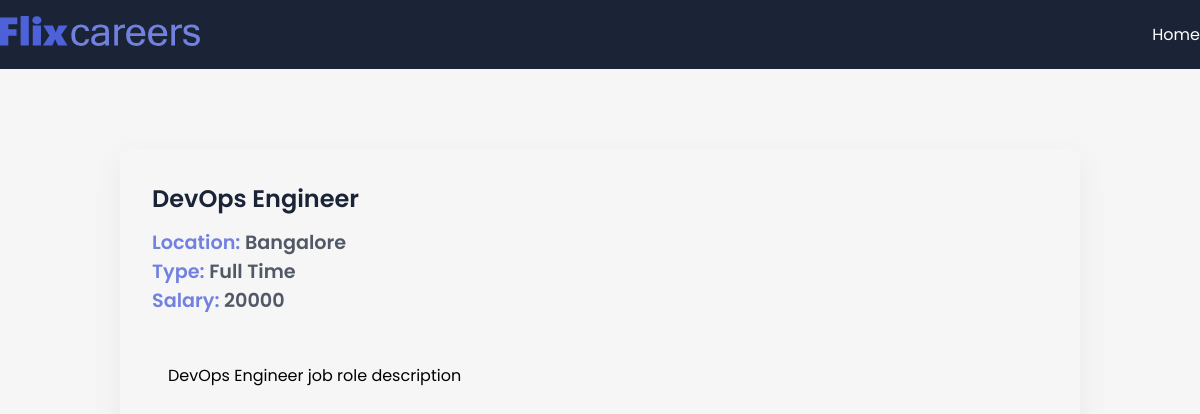
The page /job/3 on the database its author committed.
### app_1/models.py (models this page shows, shortened)
class JobPost(models.Model):
    JOB_TYPE_CHOICES = [
        ('Full Time', 'Full Time'),
        ('Part Time', 'Part Time'),
    ]
    title = models.CharField(max_length= 200)
    description = models.TextField()
    date = models.DateTimeField(auto_now_add=True)
    expiry = models.DateField(null=True)
    salary = models.IntegerField()
    slug = models.SlugField(null=True, max_length= 40, unique = True)
    location = models.OneToOneField(Location, on_delete= models.CASCADE, null=True)
    author = models.ForeignKey(Author, on_delete=  models.CASCADE, null=True)
    skills = models.ManyToManyField(Skills)
    type = models.CharField(max_length=100, null=False, choices=JOB_TYPE_CHOICES)

class Location(models.Model):
    street = models.CharField(max_length= 50)
    city = models.CharField(max_length= 50)
    state = models.CharField(max_length= 50)
    country = models.CharField(max_length= 50)
    zip = models.CharField(max_length= 50)

### app_1/views.py (the view)
# urls.py: path('job/<int:id>',views.job_detail_page, name="jobs_detail"),
def job_detail_page(request,id):
    print(id)
    print(request)
    try:
        if id == 0:
            return redirect(reverse('jobs_home'))
        job = JobPost.objects.get(id=id)
        context = {"job": job}
        return render(request,'app_1/job_detail_page.html', context)
    except:
        return HttpResponseNotFound("Page Not Found")

### app_1/templates/app_1/job_detail_page.html (shortened to what this page needs)
{% extends "base.html" %}
{% block content %}
  <section>
    <div class="container">
      <div class="view-post">
        <h1 class="jobtitle">
          {{ job.title }}
        </h1>
        <p class="location it">Location: <span>{{job.location.city}}</span></p>
        <p class="status it">Type: <span>{{job.type}}</span></p>
        <p class="budget it">Salary: <span>{{job.salary}}</span></p>
        <div class="desc">
          <p class="details">
            {{job.description}}
          </p>
        </div>
      </div>
    </div>
  </section>
{% endblock content %}

### app_1/static/app_1/style.css (style rules this page uses)
* { margin: 0; padding: 0; box-sizing: border-box; font-family: "Poppins", sans-serif; }
:root { --blue: #4d62d8; --lblue: #7281e0; --card: #fdfdfd; --shadow: #64646f17 0px 12px 29px 0px; --nav: #1b2436; }
body { background: #f5f6f5; }
.container { max-width: 1200px; margin: auto; }
.view-post { width: 80%; border-radius: 10px; box-shadow: var(--shadow); margin: 5em auto; padding: 2em; }
.desc { max-height: 300px; overflow-y: scroll; margin: 2em 0; padding: 1em; }
.jobtitle { font-size: 1.5rem; color: var(--nav); font-weight: 600; margin-bottom: 0.5em; }
.it { font-size: 1.2rem; font-weight: 600; color: var(--lblue); }
.it span { color: #1b2436c0; }

### rows shown on the page
JobPost: title "DevOps Engineer", location.city "Bangalore", type "Full Time", salary "20000", description "DevOps Engineer job role description"
